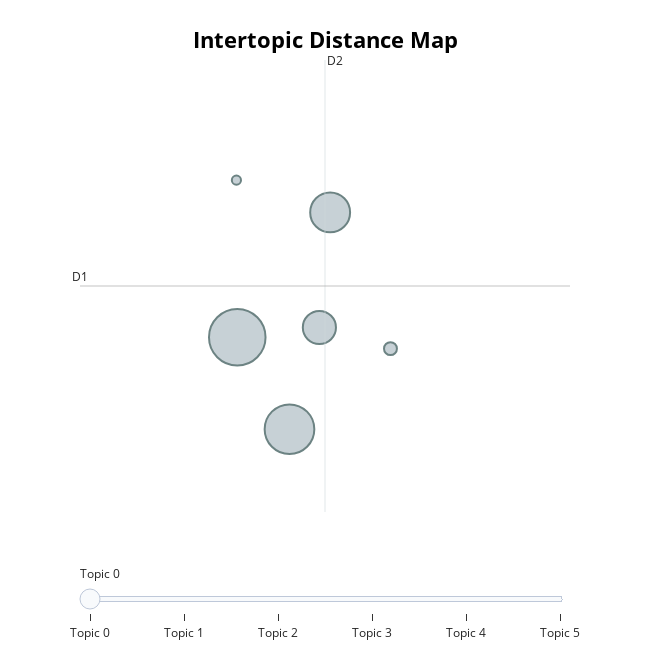

Source (notebook cell):
### Code cell
topic_model.visualize_topics()

### Figure 1 — Plotly figure (JSON) as saved in the notebook; plotly's stock layout.template omitted (floating-point values rounded to 4 significant figures)
{"data": [{"customdata": [[0, "vehicle | system | autonomous | data | method", 5137], [1, "user | device | display | method | interface", 3962], [2, "route | system | information | location | method", 2555], [3, "service | system | location | method | user", 1766], [4, "image | optical | light | laser | images", 268], [5, "wireless | device | communication | mobile | location", 135]], "hovertemplate": "<b>Topic %{customdata[0]}</b><br>%{customdata[1]}<br>Size: %{customdata[2]}", "legendgroup": "", "marker": {"color": "#B0BEC5", "line": {"color": "DarkSlateGrey", "width": 2}, "size": [5137, 3962, 2555, 1766, 268, 135], "sizemode": "area", "sizeref": 3.211, "symbol": "circle"}, "mode": "markers", "name": "", "orientation": "v", "showlegend": false, "type": "scatter", "x": [10.02, 10.52, 10.91, 10.8, 11.49, 10.01], "xaxis": "x", "y": [3.956, 3.391, 4.723, 4.016, 3.886, 4.922], "yaxis": "y"}], "layout": {"annotations": [{"showarrow": false, "text": "D1", "x": 8.507, "y": 4.271, "yshift": 10}, {"showarrow": false, "text": "D2", "x": 10.86, "xshift": 10, "y": 5.66}], "height": 650, "hoverlabel": {"bgcolor": "white", "font": {"family": "Rockwell", "size": 16}}, "legend": {"itemsizing": "constant", "tracegroupgap": 0}, "margin": {"t": 60}, "shapes": [{"line": {"color": "#CFD8DC", "width": 2}, "type": "line", "x0": 10.86, "x1": 10.86, "y0": 2.882, "y1": 5.66}, {"line": {"color": "#9E9E9E", "width": 2}, "type": "line", "x0": 8.507, "x1": 13.21, "y0": 4.271, "y1": 4.271}], "sliders": [{"active": 0, "pad": {"t": 50}, "steps": [{"args": [{"marker.color": [["red", "#B0BEC5", "#B0BEC5", "#B0BEC5", "#B0BEC5", "#B0BEC5"]]}], "label": "Topic 0", "method": "update"}, {"args": [{"marker.color": [["#B0BEC5", "red", "#B0BEC5", "#B0BEC5", "#B0BEC5", "#B0BEC5"]]}], "label": "Topic 1", "method": "update"}, {"args": [{"marker.color": [["#B0BEC5", "#B0BEC5", "red", "#B0BEC5", "#B0BEC5", "#B0BEC5"]]}], "label": "Topic 2", "method": "update"}, {"args": [{"marker.color": [["#B0BEC5", "#B0BEC5", "#B0BEC5", "red", "#B0BEC5", "#B0BEC5"]]}], "label": "Topic 3", "method": "update"}, {"args": [{"marker.color": [["#B0BEC5", "#B0BEC5", "#B0BEC5", "#B0BEC5", "red", "#B0BEC5"]]}], "label": "Topic 4", "method": "update"}, {"args": [{"marker.color": [["#B0BEC5", "#B0BEC5", "#B0BEC5", "#B0BEC5", "#B0BEC5", "red"]]}], "label": "Topic 5", "method": "update"}]}], "title": {"font": {"color": "Black", "size": 22}, "text": "<b>Intertopic Distance Map</b>", "x": 0.5, "xanchor": "center", "y": 0.95, "yanchor": "top"}, "width": 650, "xaxis": {"anchor": "y", "domain": [0, 1], "range": [8.507, 13.21], "title": {"text": ""}, "visible": false}, "yaxis": {"anchor": "x", "domain": [0, 1], "range": [2.882, 5.66], "title": {"text": ""}, "visible": false}}}
